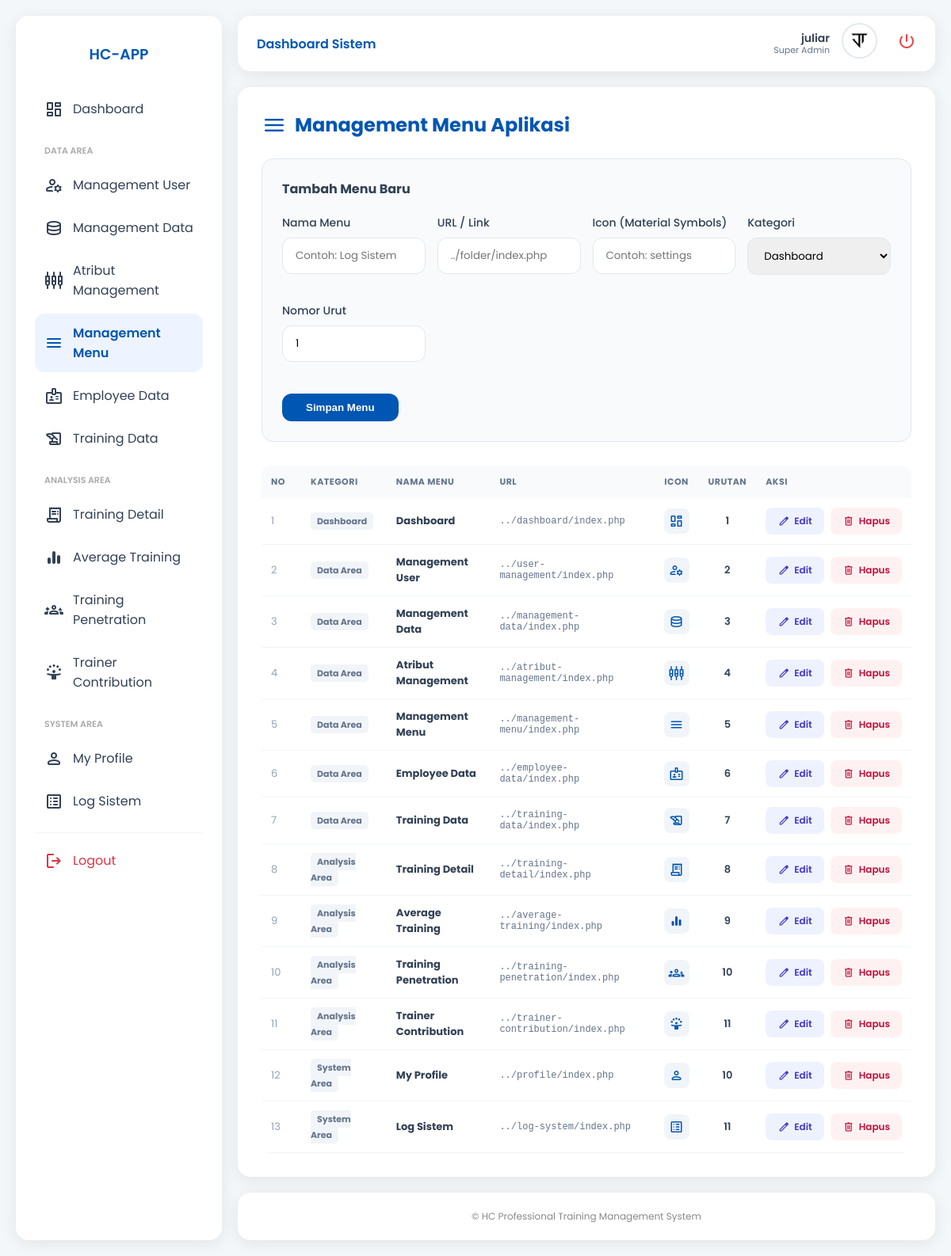
/modul/management-menu/index.php (signed in), run on the app's committed database.
### tables this page shows
CREATE TABLE `menus` (
  `id` int NOT NULL,
  `menu_name` varchar(100) NOT NULL,
  `menu_url` varchar(100) NOT NULL,
  `menu_icon` varchar(50) DEFAULT NULL,
  `menu_category` enum('Dashboard','Data Area','Analysis Area','System Area') NOT NULL,
  `order_no` int DEFAULT '0'
);

### modul/management-menu/index.php (the view, shortened to what this page needs)
<?php
require_once __DIR__ . '/../../config/database.php';
$layout_dir = __DIR__ . '/../layout/';
$all_menus = $pdo->query("SELECT * FROM menus ORDER BY FIELD(menu_category, 'Dashboard', 'Data Area', 'Analysis Area', 'System Area'), order_no ASC")->fetchAll();
$edit_data = null;
?>
<!DOCTYPE html>
<html lang="id">
<head>
    <link rel="stylesheet" href="../../assets/css/style.css">
</head>
<body>
    <?php include $layout_dir . 'sidebar.php'; include $layout_dir . 'header.php'; ?>
    <main class="main-content">
        <div class="content-card">
            <div style="display: flex; align-items: center; gap: 10px; margin-bottom: 25px;">
                <i class="material-symbols-rounded" style="font-size: 32px; color: var(--primary-blue);">menu</i>
                <h2 style="margin: 0; color: var(--primary-blue);">Management Menu Aplikasi</h2>
            </div>
            <div class="form-card">
                <h4 style="margin-top: 0; margin-bottom: 20px; color: #334155;"><?= $edit_data ? 'Edit Menu' : 'Tambah Menu Baru' ?></h4>
                <form method="POST">
                    <div class="grid-form">
                        <div class="form-group">
                            <label>Nama Menu</label>
                            <input type="text" name="menu_name" class="form-control" placeholder="Contoh: Log Sistem" value="<?= $edit_data['menu_name'] ?? '' ?>" required>
                        </div>
                        <div class="form-group">
                            <label>URL / Link</label>
                            <input type="text" name="menu_url" class="form-control" placeholder="../folder/index.php" value="<?= $edit_data['menu_url'] ?? '' ?>" required>
                        </div>
                        <div class="form-group">
                            <label>Icon (Material Symbols)</label>
                            <input type="text" name="menu_icon" class="form-control" placeholder="Contoh: settings" value="<?= $edit_data['menu_icon'] ?? '' ?>" required>
                        </div>
                        <div class="form-group">
                            <label>Kategori</label>
                            <select name="menu_category" class="form-control" required>
                                <option value="Dashboard" <?= (isset($edit_data['menu_category']) && $edit_data['menu_category'] == 'Dashboard') ? 'selected' : '' ?>>Dashboard</option>
                            </select>
                        </div>
                        <div class="form-group">
                            <label>Nomor Urut</label>
                            <input type="number" name="order_no" class="form-control" value="<?= $edit_data['order_no'] ?? '1' ?>" required>
                        </div>
                    </div>
                    <div style="margin-top: 20px; display: flex; gap: 10px;">
                        <button type="submit" class="btn-primary" style="width: auto; padding: 10px 30px;">
                            <?= $edit_data ? 'Update Menu' : 'Simpan Menu' ?>
                        </button>
                    </div>
                </form>
            </div>
            <table class="data-table">
                <thead>
                    <tr>
                        <th width="50">No</th>
                        <th>Kategori</th>
                        <th>Nama Menu</th>
                        <th>URL</th>
                        <th style="text-align: center;">Icon</th>
                        <th width="60">Urutan</th>
                        <th width="180">Aksi</th>
                    </tr>
                </thead>
                <tbody>
                    <?php
                    $no = 1;
                    foreach ($all_menus as $m):
                    ?>
                    <tr>
                        <td style="color: #94a3b8;"><?= $no++ ?></td>
                        <td><span style="font-size: 11px; font-weight: 700; color: #64748b; background: #f1f5f9; padding: 3px 8px; border-radius: 5px;"><?= $m['menu_category'] ?></span></td>
                        <td><strong><?= htmlspecialchars($m['menu_name']) ?></strong></td>
                        <td style="font-family: monospace; color: #64748b; font-size: 12px;"><?= $m['menu_url'] ?></td>
                        <td style="text-align: center;">
                            <div class="icon-preview">
                                <i class="material-symbols-rounded" style="font-size: 20px;"><?= $m['menu_icon'] ?></i>
                            </div>
                        </td>
                        <td style="text-align: center; font-weight: 600;"><?= $m['order_no'] ?></td>
                        <td>
                            <div class="action-container">
                                <a href="?edit=<?= $m['id'] ?>" class="btn-sm btn-edit">
                                    <i class="material-symbols-rounded" style="font-size: 16px;">edit</i> Edit
                                </a>
                                <a href="?delete=<?= $m['id'] ?>" class="btn-sm btn-delete" onclick="return confirm('Hapus menu ini? Mengabaikan akses role terkait.')">
                                    <i class="material-symbols-rounded" style="font-size: 16px;">delete</i> Hapus
                                </a>
                            </div>
                        </td>
                    </tr>
                    <?php endforeach; ?>
                </tbody>
            </table>
        </div>
    </main>
    <?php include $layout_dir . 'footer.php'; ?>
</body>
</html>

### modul/layout/sidebar.php
<?php
require_once __DIR__ . '/../../config/database.php';
$current_uri = $_SERVER['REQUEST_URI'];
$role_id = $_SESSION['role_id'] ?? 0;
$query_menu = "SELECT m.* FROM menus m
               JOIN role_access ra ON m.id = ra.menu_id
               WHERE ra.role_id = ?
               ORDER BY FIELD(m.menu_category, 'Dashboard', 'Data Area', 'Analysis Area', 'System Area'), m.order_no ASC";
$stmt_menu = $pdo->prepare($query_menu);
$stmt_menu->execute([$role_id]);
$menus = $stmt_menu->fetchAll();
$menu_list = [];
foreach ($menus as $m) {
    $menu_list[$m['menu_category']][] = $m;
}
?>
<aside class="sidebar">
    <div style="padding: 10px; margin-bottom: 20px; text-align: center;">
        <h3 style="color: var(--primary-blue); margin: 0; font-weight: 600;">HC-APP</h3>
    </div>
    <nav style="flex-grow: 1; overflow-y: auto;">
        <?php foreach ($menu_list as $category => $items): ?>
            <?php if ($category !== 'Dashboard'): ?>
                <p style="font-size: 11px; color: #aaa; text-transform: uppercase; margin: 20px 0 10px 12px; font-weight: 600;">
                    <?= htmlspecialchars($category) ?>
                </p>
            <?php endif; ?>
            <?php foreach ($items as $item): ?>
                <a href="<?= $item['menu_url'] ?>"
                   class="menu-item <?= (strpos($current_uri, basename(dirname($item['menu_url']))) !== false) ? 'active' : '' ?>">
                    <i class="material-symbols-rounded"><?= $item['menu_icon'] ?></i>
                    <span><?= htmlspecialchars($item['menu_name']) ?></span>
                </a>
            <?php endforeach; ?>
        <?php endforeach; ?>
    </nav>
    <div style="padding-top: 10px; border-top: 1px solid #f1f5f9; margin-top: 10px;">
        <a href="../auth/logout.php" class="menu-item" style="color: #dc3545;">
            <i class="material-symbols-rounded">logout</i>
            <span>Logout</span>
        </a>
    </div>
</aside>

### assets/css/style.css (style rules this page uses)
:root { --primary-blue: #0056b3; --bg-light: #f4f7fa; --white: #ffffff; --text-main: #334155; --text-muted: #64748b; --radius: 16px; --shadow: 0 4px 20px rgba(0, 0, 0, 0.08); }
* { box-sizing: border-box; }
body { font-family: "Poppins", sans-serif; background-color: var(--bg-light); margin: 0; color: var(--text-main); }
.form-group { margin-bottom: 20px; }
.form-group label { display: block; margin-bottom: 8px; font-size: 14px; font-weight: 500; }
.form-control { width: 100%; padding: 12px 16px; border: 1px solid #e2e8f0; border-radius: 12px; font-family: "Poppins", sans-serif; }
.btn-primary { width: 100%; padding: 14px; background: var(--primary-blue); color: white; border: none; border-radius: 12px; font-weight: 600; cursor: pointer; transition: 0.3s; }
.sidebar { position: fixed; top: 20px; left: 20px; bottom: 20px; width: 260px; background: var(--white); border-radius: var(--radius); box-shadow: var(--shadow); padding: 24px; z-index: 1000; }
.main-content { margin-left: 300px; margin-top: 110px; margin-right: 20px; margin-bottom: 100px; }
.content-card { background: var(--white); padding: 30px; border-radius: var(--radius); box-shadow: var(--shadow); min-height: 70vh; }
.menu-item { display: flex; align-items: center; padding: 12px; text-decoration: none; color: var(--text-main); border-radius: 12px; margin-bottom: 5px; }
.menu-item.active { background: #eef4ff; color: var(--primary-blue); font-weight: 600; }
.menu-item i { margin-right: 12px; }

### modul/management-menu/index.php (style rules this page uses)
.form-card { background: #f8fafc; padding: 25px; border-radius: 15px; margin-bottom: 30px; border: 1px solid #e2e8f0; }
.grid-form { display: grid; grid-template-columns: repeat(auto-fit, minmax(180px, 1fr)); gap: 15px; }
.data-table { width: 100%; border-collapse: collapse; background: white; border-radius: 12px; overflow: hidden; }
.data-table th { background: #f8fafc; padding: 12px; text-align: left; font-size: 11px; color: #64748b; text-transform: uppercase; letter-spacing: 0.5px; }
.data-table td { padding: 12px; border-bottom: 1px solid #f1f5f9; font-size: 13px; }
.action-container { display: flex; gap: 8px; }
.btn-sm { padding: 8px 15px; border-radius: 8px; font-size: 12px; font-weight: 600; text-decoration: none; display: inline-flex; align-items: center; gap: 5px; transition: 0.3s; border: none; cursor: pointer; }
.btn-edit { background: #eef2ff; color: #4338ca; }
.btn-delete { background: #fff1f2; color: #be123c; }
.icon-preview { display: inline-flex; align-items: center; justify-content: center; width: 32px; height: 32px; background: #f1f5f9; border-radius: 8px; color: var(--primary-blue); }

### data on the page
menus: menu_name "Dashboard", menu_category "Dashboard", menu_url "../dashboard/index.php", order_no "1"
menus: menu_name "Management User", menu_category "Data Area", menu_url "../user-management/index.php", order_no "2"
menus: menu_name "Management Data", menu_category "Data Area", menu_url "../management-data/index.php", order_no "3"
menus: menu_name "Atribut Management", menu_category "Data Area", menu_url "../atribut-management/index.php", order_no "4"
menus: menu_name "Management Menu", menu_category "Data Area", menu_url "../management-menu/index.php", order_no "5"
menus: menu_name "Employee Data", menu_category "Data Area", menu_url "../employee-data/index.php", order_no "6"
menus: menu_name "Training Data", menu_category "Data Area", menu_url "../training-data/index.php", order_no "7"
menus: menu_name "Training Detail", menu_category "Analysis Area", menu_url "../training-detail/index.php", order_no "8"
menus: menu_name "Average Training", menu_category "Analysis Area", menu_url "../average-training/index.php", order_no "9"
menus: menu_name "Training Penetration", menu_category "Analysis Area", menu_url "../training-penetration/index.php", order_no "10"
menus: menu_name "Trainer Contribution", menu_category "Analysis Area", menu_url "../trainer-contribution/index.php", order_no "11"
menus: menu_name "My Profile", menu_category "System Area", menu_url "../profile/index.php", order_no "10"
menus: menu_name "Log Sistem", menu_category "System Area", menu_url "../log-system/index.php", order_no "11"

### other printed values
$category "DATA AREA"
$category "ANALYSIS AREA"
$category "SYSTEM AREA"
$_SESSION['name'] "juliar"
